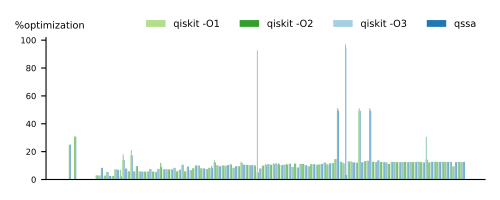

The script that drew this image:
#!/usr/bin/env python
# coding: utf-8

import os
import os.path
import sys
import copy
import math

import matplotlib
import matplotlib.pyplot as plt
import numpy as np
import json

LABEL_FONT_SIZE = 7
TICK_FONT_SIZE = 6

# Use TrueType fonts instead of Type 3 fonts
# Type 3 fonts embed bitmaps and are not allowed in camera-ready submissions
# for many conferences. TrueType fonts look better and are accepted.
matplotlib.rcParams['pdf.fonttype'] = 42
matplotlib.rcParams['ps.fonttype'] = 42

matplotlib.rcParams['figure.figsize'] = 5, 2

def log(*args, **kwargs):
    print(*args, file=sys.stderr, **kwargs)

# Color palette
light_gray = "#cacaca"
dark_gray = "#827b7b"
light_blue = "#a6cee3"
dark_blue = "#1f78b4"
light_green = "#b2df8a"
dark_green = "#33a02c"
light_red = "#fb9a99"
dark_red = "#e31a1c"

# math
lg2 = lambda n: math.log(n, 2)


rawdata = None # raw data
with open("./gate-count-bench.json", "r") as f:
    rawdata = json.load(f)
assert rawdata is not None

INF = 10**9
class PlotDatum:
    def __init__(self, label, kind, stats, idx):
        self.label = label # testname
        self.kind = kind # default, qiskit, qssa, zx
        self.idx = idx
        if 'ops' not in stats or 'depth' not in stats:
            log(f'> INVALID {label}::{kind} : {stats}')
            self.gates = {}
            self.cx = -1
            self.u = -1
            self.single_qubit = -1
            self.depth = -1
            self.tot = -1
            self.time = stats.get('time', -1)
        else:
            gates = stats['ops']
            self.gates = copy.deepcopy(gates) # gates dict: {<gate>: <count>, ...}
            self.cx = gates.get("cx", 0)
            self.u = gates.get("u", 0) + gates.get("u3", 0)
            self.single_qubit = 0
            for gate in "h x y z rx ry rz s sdg t tdg u u1 u2 u3".split():
                self.single_qubit += gates.get(gate, 0)
            self.depth = stats['depth']
            self.tot = sum([gates[g] for g in gates])
            self.time = stats['time']

    def __lt__(self, other):
        return self.tot < other.tot
class FullData:
    def __init__(self, test, stats, idx):
        self.test = test
        self.idx = idx
        self.data = dict()
        for kind in rawdata[test]:
            self.data[kind] = PlotDatum(test, kind, stats[kind], idx)
    def __lt__(self, other):
        lv = self.data['default'].tot
        rv = other.data['default'].tot
        if lv != rv: return lv < rv
        lv = self.data['default'].depth
        rv = self.data['default'].depth
        if lv != rv: return lv < rv
        return True
    def hasKind(self, k):
        return k in self.data
    def getKind(self, k):
        return self.data[k]


plotdata = []
plotdata_routing = []
pidx = 0
for test in rawdata:
    pidx += 1
    data = FullData(test, rawdata[test], pidx)
    if test.find('onlyCX') >= 0:
        plotdata_routing.append(data)
    else:
        plotdata.append(data)

plotdata.sort()


#### PLOTTING-CODE
to_plot = plotdata
log(">> Plotting [%d] test cases..."% (len(to_plot)))

xs = np.arange(len(to_plot))
width = 0.2

#### Optimization ratio
fig, ax = plt.subplots(figsize=(15,10))
for idx, kind in enumerate(['qiskit_lev1', 'qiskit_lev2', 'qiskit_lev3', 'qssa_full']):
    ratio = lambda p: 100*(1-p.getKind(kind).tot / p.getKind('default').tot)
    col = None
    label = None
    if kind == 'qiskit_lev1':
        col = light_green
        label = 'qiskit -O1'
    if kind == 'qiskit_lev2':
        col = dark_green
        label = 'qiskit -O2'
    if kind == 'qiskit_lev3':
        col = light_blue
        label = 'qiskit -O3'
    if kind == 'qssa_full':
        col = dark_blue
        label = 'qssa'
    rects1 = ax.bar(xs + ((idx + 1) * 1 * width), [ratio(p) for p in to_plot], width, label=label, color=col)
    #rects1 = ax.plot(xs, [ratio(p) for p in to_plot], label=label, color=col)

ax.spines['right'].set_visible(False)
ax.spines['top'].set_visible(False)

ax.legend(ncol=100, frameon=False, loc='lower right', bbox_to_anchor=(0, 1, 1, 0), fontsize=LABEL_FONT_SIZE)

ax.set_xticks([])
ax.tick_params(axis='y', labelsize=TICK_FONT_SIZE)
ax.set_ylabel('%optimization', rotation='horizontal', position = (1, 1.05),
    horizontalalignment='left', verticalalignment='bottom', fontsize=LABEL_FONT_SIZE)

fig.set_size_inches(5,2)
fig.tight_layout()
filename = os.path.basename(__file__).replace(".py", ".pdf")
fig.savefig(filename)

### Stats for the paper
beat1, equal1, fail1 = [], [], []
beat2, equal2, fail2 = [], [], []
for lev in [1,2,3]:
    beat = []
    equal = []
    fail = []
    for p in to_plot:
        qssa = p.getKind('qssa_full')
        qis = p.getKind('qiskit_lev' + str(lev))
        if qssa.tot < qis.tot:
            beat.append(p.test)
        elif qssa.tot == qis.tot:
            equal.append(p.test)
        else:
            fail.append(p.test)
    print(f">>>>>>>>> LEVEL {lev} >>>>>>>>>>>>")
    print(f'> beat = {len(beat)}, equal = {len(equal)+len(beat)}')
    print()
    print(f'> beat: {beat}')
    print()
    print(f'> equal: {equal}')
    print()
    print(f'> fail: {fail}')
    print()
    print("---------------------------------")
